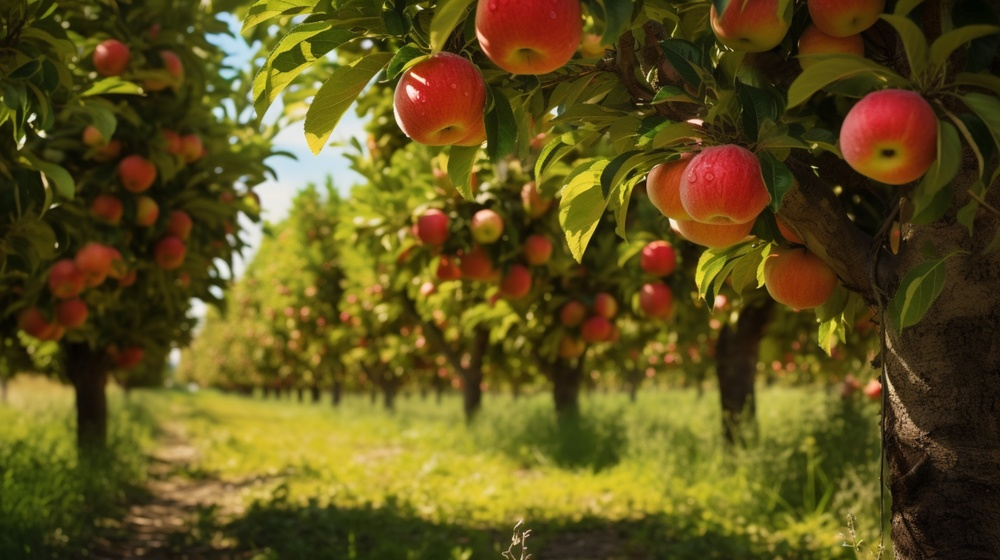
#> input picture Guia2_OpenCV/huerto.jpg, 1000 x 560 px, shrunk from 4500 x 2522 before the run
$ python actividad1_tres_colores.py
#> lines starting #> are read from the running program, lines starting #| are printed output that depends on the picture; after the words box and inside, x2 and y2 are one past the last pixel; in counts of white or black regions, pixels touching at a corner belong together
import cv2
import matplotlib.pyplot as plt

imagen_bgr = cv2.imread("huerto.jpg")
#> imagen_bgr is the input picture: shape (560, 1000, 3); mean B, G, R 27.9, 81.6, 95.6

if imagen_bgr is None:
    print("Error: no se encontró huerto.jpg")
    print("Verifica que esté en la misma carpeta que este archivo.")

else:
    print("Imagen cargada correctamente.")
    print("Dimensiones:", imagen_bgr.shape)
#| Dimensiones: (560, 1000, 3)

    imagen_rgb = cv2.cvtColor(
        imagen_bgr,
        cv2.COLOR_BGR2RGB
    )


    imagen_hsv = cv2.cvtColor(
        imagen_bgr,
        cv2.COLOR_BGR2HSV
    )
#> imagen_hsv: shape (560, 1000, 3); mean H, S, V 26.1, 190.2, 97.1

    # Color Verde

    verde_bajo = (35, 40, 40)
    verde_alto = (85, 255, 255)

    mascara_verde = cv2.inRange(
        imagen_hsv,
        verde_bajo,
        verde_alto
    )
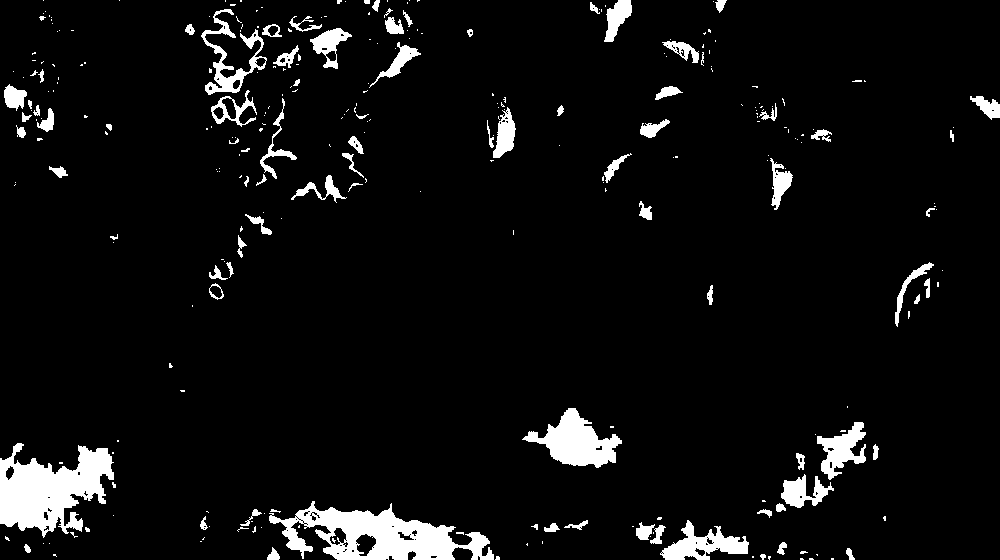
#> mascara_verde: shape (560, 1000); 5.9% white; 295 white regions (209 under 20 px), largest, box (x1, y1, x2, y2) and area: (269, 501, 494, 560) 6414, (0, 443, 114, 538) 6256, (522, 408, 622, 468) 2854

    resultado_verde = cv2.bitwise_and(
        imagen_bgr,
        imagen_bgr,
        mask=mascara_verde
    )
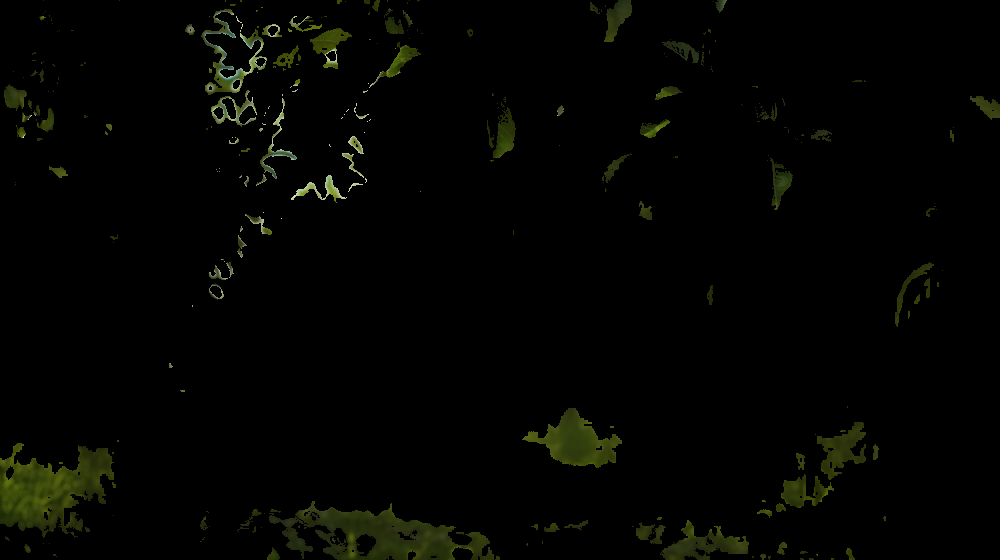
#> resultado_verde: shape (560, 1000, 3); mean B, G, R 1.3, 4.1, 3.5

    resultado_verde_rgb = cv2.cvtColor(
        resultado_verde,
        cv2.COLOR_BGR2RGB
    )

    # Color Rojo

    rojo_bajo_1 = (0, 70, 50)
    rojo_alto_1 = (10, 255, 255)

    rojo_bajo_2 = (170, 70, 50)
    rojo_alto_2 = (179, 255, 255)

    mascara_rojo_1 = cv2.inRange(
        imagen_hsv,
        rojo_bajo_1,
        rojo_alto_1
    )
#> mascara_rojo_1: shape (560, 1000); 5.9% white; 68 white regions (33 under 20 px), largest, box (x1, y1, x2, y2) and area: (396, 52, 486, 138) 5146, (478, 0, 581, 63) 5038, (659, 144, 768, 217) 4793

    mascara_rojo_2 = cv2.inRange(
        imagen_hsv,
        rojo_bajo_2,
        rojo_alto_2
    )
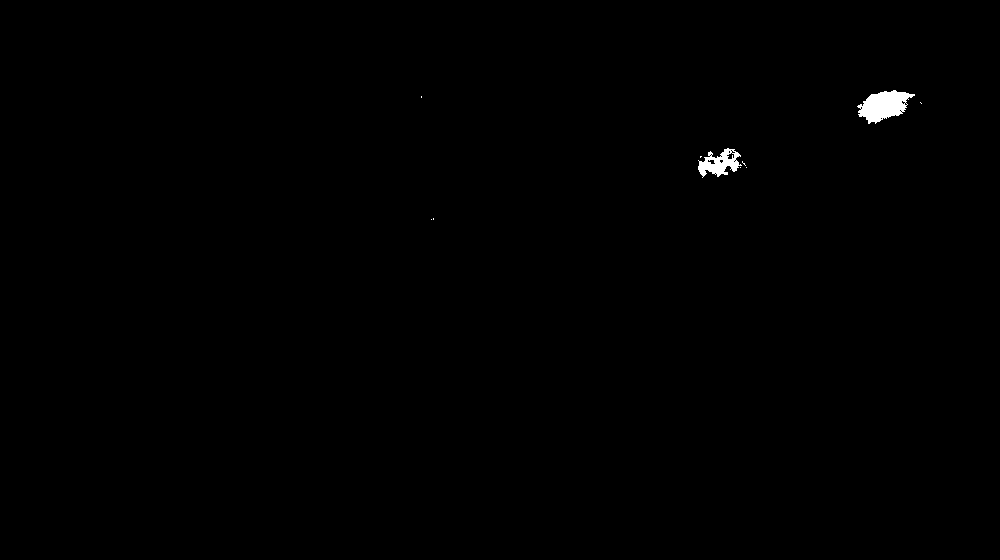
#> mascara_rojo_2: shape (560, 1000); 0.33% white; 10 white regions (8 under 20 px), largest, box (x1, y1, x2, y2) and area: (857, 90, 915, 124) 1150, (698, 148, 742, 178) 676

    mascara_rojo = cv2.bitwise_or(
        mascara_rojo_1,
        mascara_rojo_2
    )
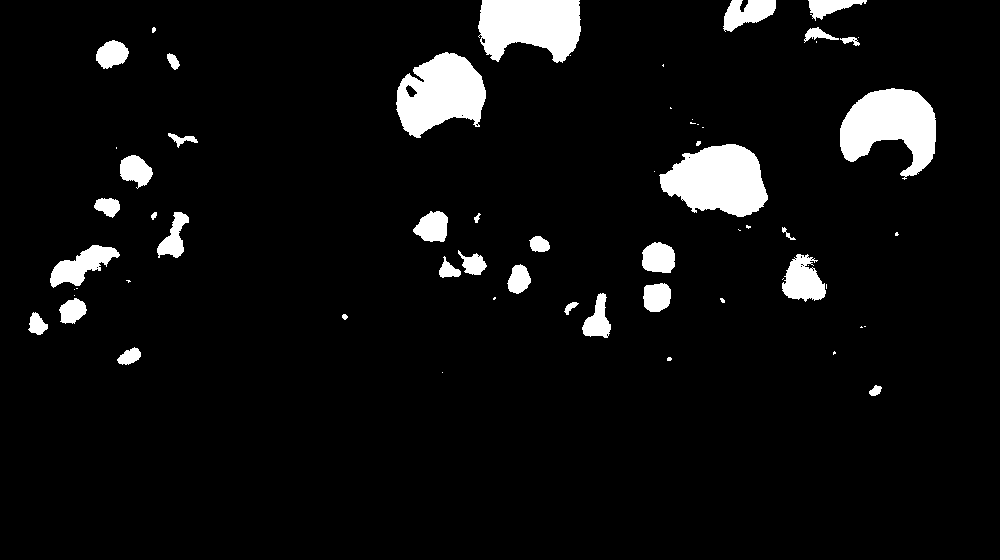
#> mascara_rojo: shape (560, 1000); 6.2% white; 63 white regions (29 under 20 px), largest, box (x1, y1, x2, y2) and area: (659, 144, 768, 217) 5537, (840, 88, 936, 180) 5417, (396, 52, 486, 138) 5148

    resultado_rojo = cv2.bitwise_and(
        imagen_bgr,
        imagen_bgr,
        mask=mascara_rojo
    )
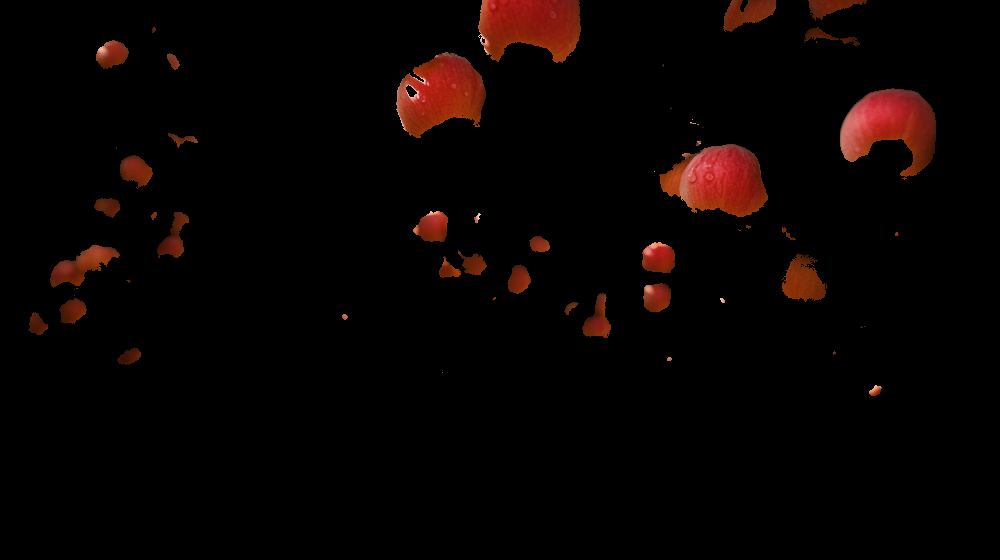
#> resultado_rojo: shape (560, 1000, 3); mean B, G, R 1.6, 2.8, 8.7

    resultado_rojo_rgb = cv2.cvtColor(
        resultado_rojo,
        cv2.COLOR_BGR2RGB
    )

    # Color Amarillo

    amarillo_bajo = (20, 70, 70)
    amarillo_alto = (35, 255, 255)

    mascara_amarillo = cv2.inRange(
        imagen_hsv,
        amarillo_bajo,
        amarillo_alto
    )
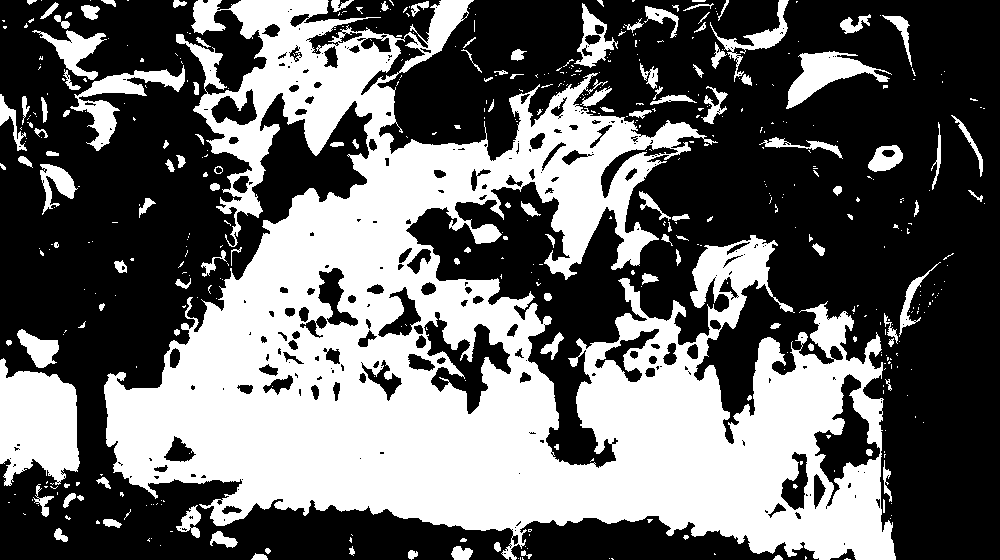
#> mascara_amarillo: shape (560, 1000); 40.8% white; 496 white regions (365 under 20 px), largest, box (x1, y1, x2, y2) and area: (104, 0, 896, 560) 197392, (0, 358, 80, 486) 7500, (70, 65, 185, 151) 2538

    resultado_amarillo = cv2.bitwise_and(
        imagen_bgr,
        imagen_bgr,
        mask=mascara_amarillo
    )
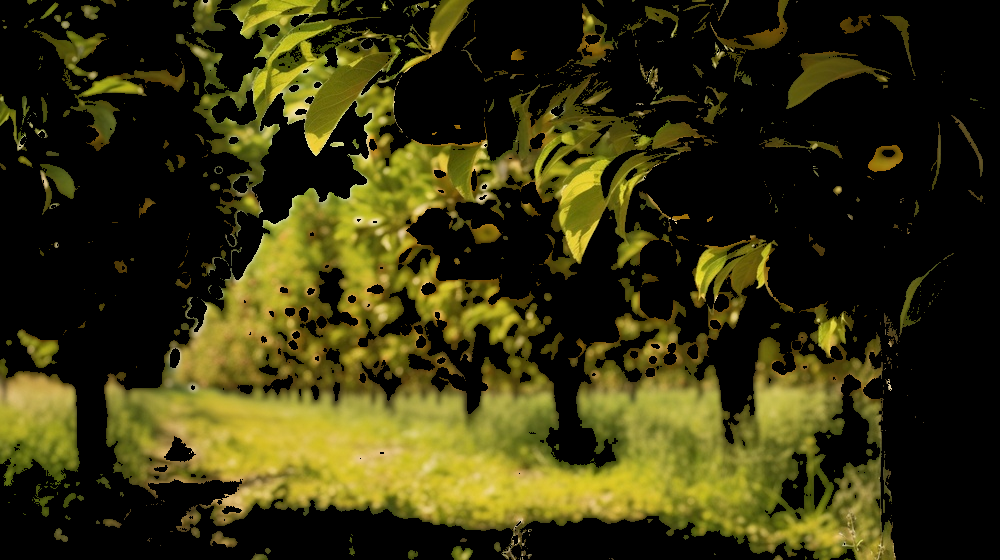
#> resultado_amarillo: shape (560, 1000, 3); mean B, G, R 14.9, 51.4, 55.1

    resultado_amarillo_rgb = cv2.cvtColor(
        resultado_amarillo,
        cv2.COLOR_BGR2RGB
    )

    # Resultado

    plt.figure(figsize=(14, 10))

    plt.subplot(2, 2, 1)
    plt.imshow(imagen_rgb)
    plt.title("Imagen original")
    plt.axis("off")

    plt.subplot(2, 2, 2)
    plt.imshow(resultado_verde_rgb)
    plt.title("Color verde detectado")
    plt.axis("off")

    plt.subplot(2, 2, 3)
    plt.imshow(resultado_rojo_rgb)
    plt.title("Color rojo detectado")
    plt.axis("off")

    plt.subplot(2, 2, 4)
    plt.imshow(resultado_amarillo_rgb)
    plt.title("Color amarillo detectado")
    plt.axis("off")

    plt.tight_layout()
    plt.show()

$ run again, with Guia2_OpenCV/frutas.jpg copied over Guia2_OpenCV/huerto.jpg
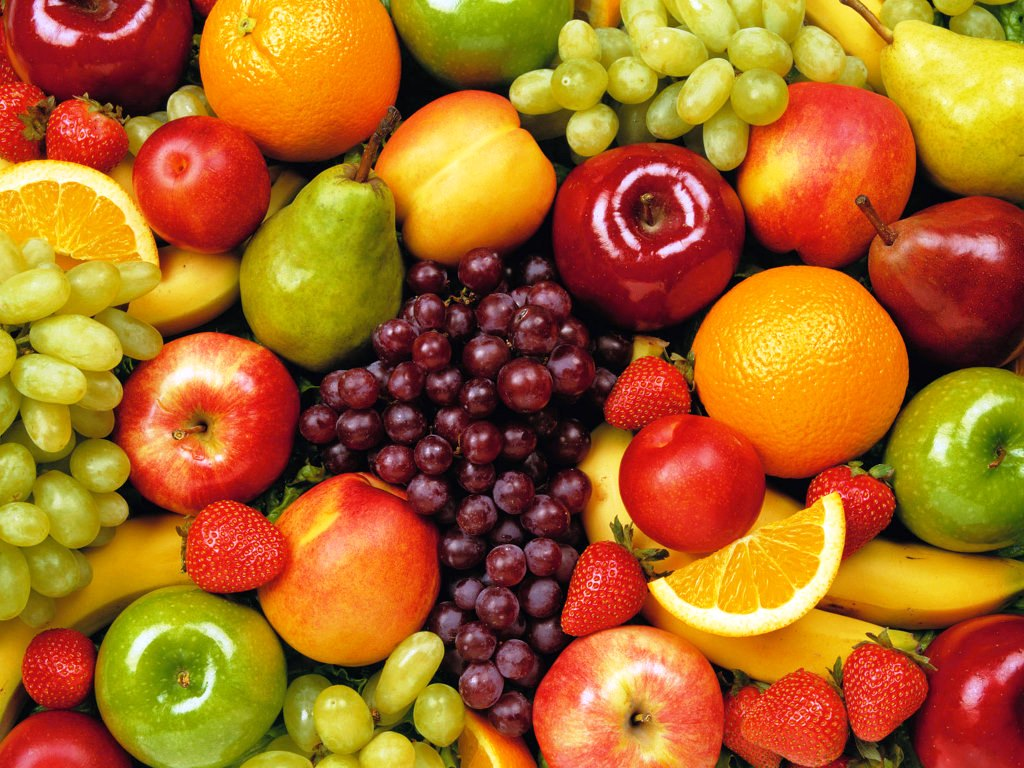
#> input picture Guia2_OpenCV/frutas.jpg, 1024 x 768 px
#> imagen_bgr is the input picture: shape (768, 1024, 3); mean B, G, R 34.7, 104, 170.5
#| Dimensiones: (768, 1024, 3)
#> imagen_hsv: shape (768, 1024, 3); mean H, S, V 47.2, 202.9, 172.2
#> `mascara_verde = cv2.inRange( imagen_hsv, verde_bajo, verde_alto )`:
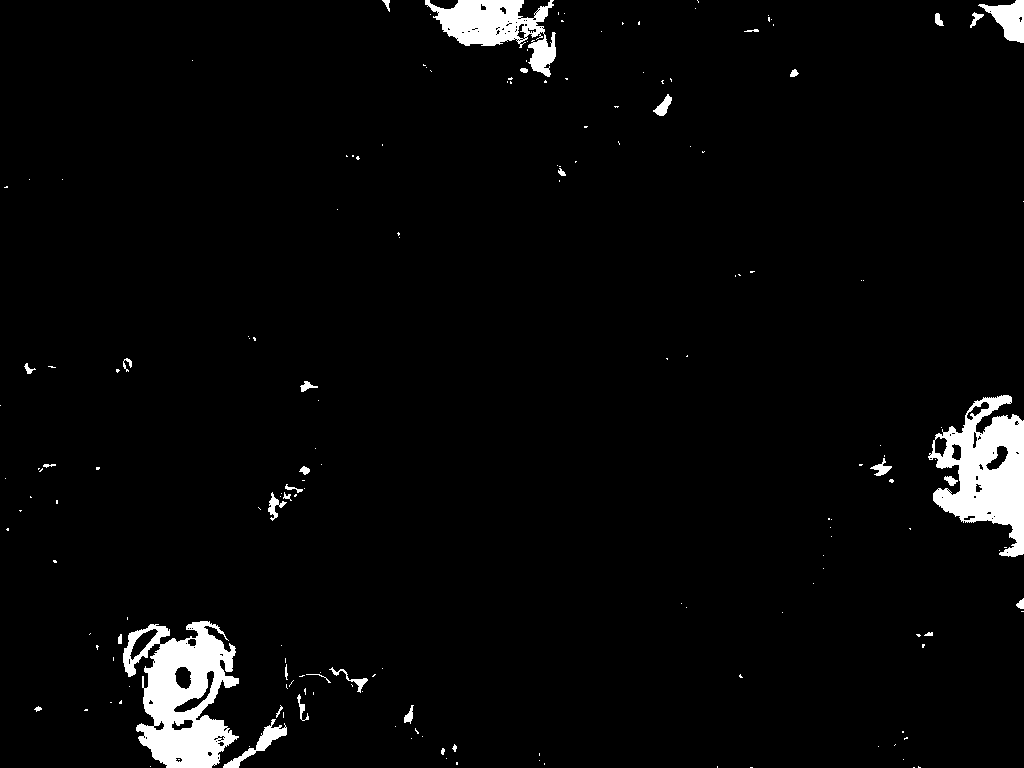
#> mascara_verde: shape (768, 1024); 3.4% white; 179 white regions (144 under 20 px), largest, box (x1, y1, x2, y2) and area: (123, 621, 239, 768) 9823, (928, 395, 1024, 557) 8245, (425, 0, 556, 77) 4472
#> mascara_rojo_1: shape (768, 1024); 23.7% white; 620 white regions (466 under 20 px), largest, box (x1, y1, x2, y2) and area: (557, 82, 1024, 339) 35627, (603, 356, 896, 561) 25643, (644, 605, 1024, 768) 22454
#> mascara_rojo_2: shape (768, 1024); 12.2% white; 802 white regions (686 under 20 px), largest, box (x1, y1, x2, y2) and area: (553, 157, 792, 330) 15585, (435, 281, 615, 493) 11253, (208, 290, 472, 504) 11155
#> mascara_rojo: shape (768, 1024); 35.9% white; 284 white regions (233 under 20 px), largest, box (x1, y1, x2, y2) and area: (411, 82, 1024, 353) 66652, (295, 257, 896, 631) 55069, (644, 605, 1024, 768) 36369
#> mascara_amarillo: shape (768, 1024); 36.3% white; 290 white regions (229 under 20 px), largest, box (x1, y1, x2, y2) and area: (0, 153, 505, 768) 128184, (388, 0, 1024, 186) 70515, (649, 492, 1024, 678) 26365
#> `resultado_amarillo = cv2.bitwise_and( imagen_bgr, imagen_bgr, mask=mas..`:
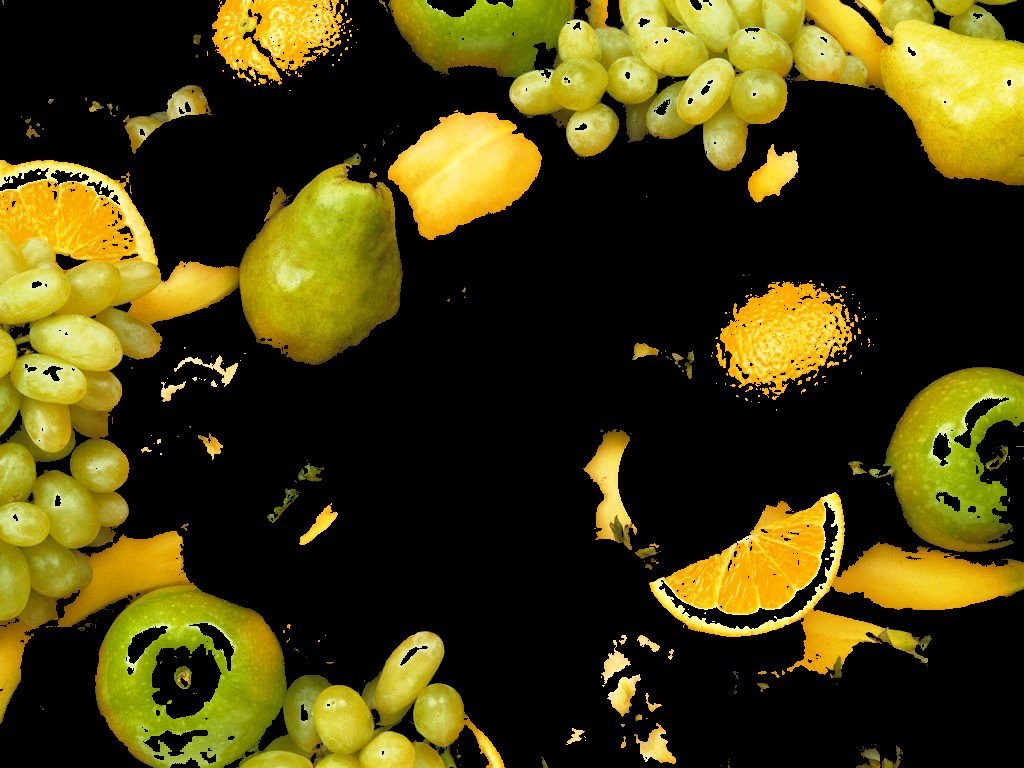
#> resultado_amarillo: shape (768, 1024, 3); mean B, G, R 13.2, 62.4, 69.8
